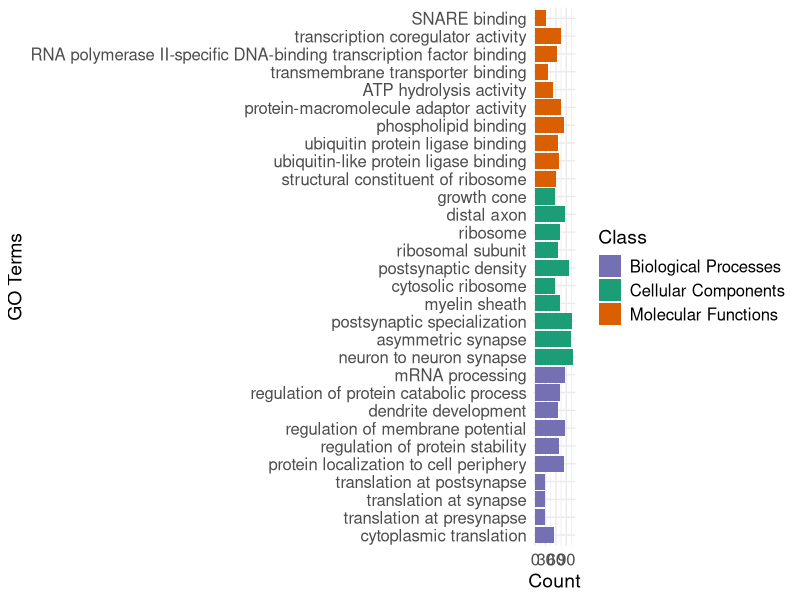
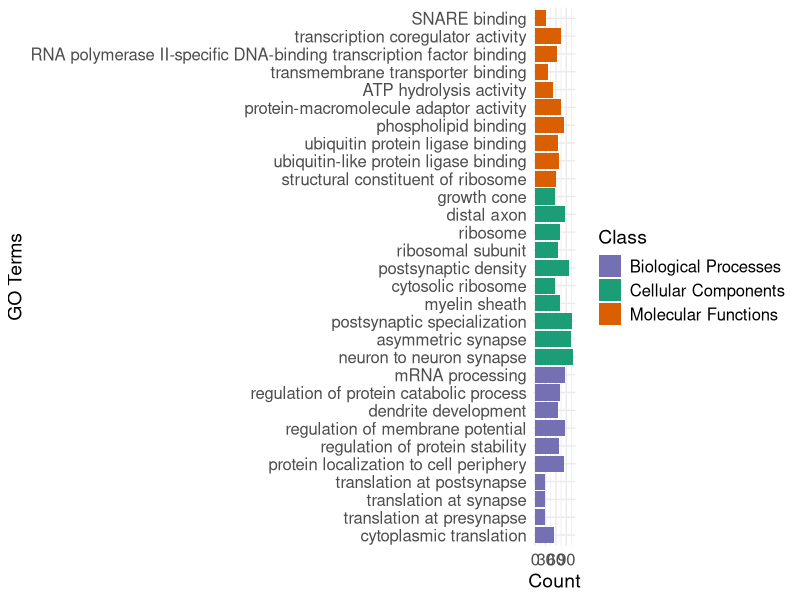

The R source for these figures, in order:
## ---- chunk 1
knitr::opts_knit$set(root.dir = "/Users/raymondotoo/OneDrive - University of Arkansas for Medical Sciences/MultiOmics/Bulk RNA-seq/JvRad/")
## ---- chunk 2
# Load necessary libraries
library(dplyr)
library(ggplot2)

# Read the files
cc_results <- read.csv("GO_Cellular_Components_Results.csv")
mf_results <- read.csv("GO_Molecular_Functions_Results.csv")
bp_results <- read.csv("GO_Biological_Processes_Results.csv")

# Select the first 10 rows and add a class column
cc_results <- cc_results %>% slice(1:10) %>% mutate(Class = "Cellular Components")
mf_results <- mf_results %>% slice(1:10) %>% mutate(Class = "Molecular Functions")
bp_results <- bp_results %>% slice(1:10) %>% mutate(Class = "Biological Processes")

# Combine the dataframes
combined_results <- bind_rows(cc_results, mf_results, bp_results)

# Print the resulting dataframe
print(combined_results)

# Save the combined dataframe to a new CSV file
write.csv(combined_results, "Combined_GO_Results.csv", row.names = FALSE)

# Adjust the factor levels of Description to ensure ordering by Class
combined_results <- combined_results %>%
  mutate(Description = factor(Description, levels = unique(Description[order(Class)])))

# Define custom colors for each class
custom_colors <- c("Cellular Components" = "#1b9e77",
                   "Molecular Functions" = "#d95f02",
                   "Biological Processes" = "#7570b3")

# Plot the terms by class and count as a bar graph, grouped by class
p <- ggplot(combined_results, aes(x = Description, y = Count, fill = Class)) +
  geom_bar(stat = "identity") +
  coord_flip() +
  labs(x = "GO Terms", y = "Count") +  # Add axis labels
  theme_minimal() +
  theme(
    axis.text.y = element_text(size = 12, angle = 0, hjust = 1), # Increase size of y-axis text
    axis.text.x = element_text(size = 12), # Increase size of x-axis text
    axis.title = element_text(size = 14), # Increase size of axis titles
    legend.text = element_text(size = 12), # Increase size of legend text
    legend.title = element_text(size = 14) # Increase size of legend title
  ) +
  scale_fill_manual(values = custom_colors)

# Display the plot
print(p)

# Save the plot with increased width
ggsave("GO_Terms_Bar_Graph_Grouped.png", plot = p, width = 14, height = 10)


